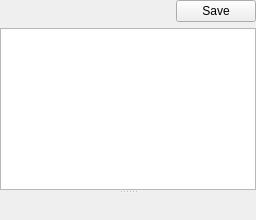
      <widget class="QWidget" name="page_NetHeader">
       <layout class="QVBoxLayout" name="verticalLayout_61">
        <property name="leftMargin">
         <number>0</number>
        </property>
        <property name="topMargin">
         <number>0</number>
        </property>
        <property name="rightMargin">
         <number>0</number>
        </property>
        <property name="bottomMargin">
         <number>0</number>
        </property>
        <item>
         <widget class="QSplitter" name="splitter_18">
          <property name="orientation">
           <enum>Qt::Vertical</enum>
          </property>
          <widget class="QWidget" name="layoutWidget_16">
           <layout class="QVBoxLayout" name="verticalLayout_20">
            <item>
             <layout class="QHBoxLayout" name="horizontalLayout_32">
              <item>
               <spacer name="horizontalSpacer_32">
                <property name="orientation">
                 <enum>Qt::Horizontal</enum>
                </property>
                <property name="sizeHint" stdset="0">
                 <size>
                  <width>40</width>
                  <height>20</height>
                 </size>
                </property>
               </spacer>
              </item>
              <item>
               <widget class="QPushButton" name="pushButtonSave_NetHeader">
                <property name="text">
                 <string>Save</string>
                </property>
               </widget>
              </item>
             </layout>
            </item>
            <item>
             <widget class="QTableWidget" name="tableWidget_NetHeader">
              <property name="contextMenuPolicy">
               <enum>Qt::CustomContextMenu</enum>
              </property>
              <property name="editTriggers">
               <set>QAbstractItemView::NoEditTriggers</set>
              </property>
              <property name="selectionMode">
               <enum>QAbstractItemView::SingleSelection</enum>
              </property>
              <property name="selectionBehavior">
               <enum>QAbstractItemView::SelectRows</enum>
              </property>
              <attribute name="horizontalHeaderVisible">
               <bool>false</bool>
              </attribute>
              <attribute name="verticalHeaderVisible">
               <bool>false</bool>
              </attribute>
              <attribute name="verticalHeaderDefaultSectionSize">
               <number>24</number>
              </attribute>
             </widget>
            </item>
           </layout>
          </widget>
          <widget class="ToolsWidget" name="widgetHex_NetHeader" native="true"/>
         </widget>
        </item>
       </layout>
      </widget>
